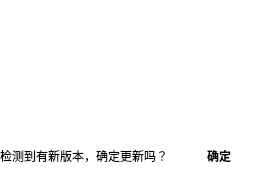
<?xml version="1.0" encoding="UTF-8"?>
<ui version="4.0">
 <class>pushmessage</class>
 <widget class="QWidget" name="pushmessage">
  <property name="geometry">
   <rect>
    <x>0</x>
    <y>0</y>
    <width>259</width>
    <height>178</height>
   </rect>
  </property>
  <property name="windowTitle">
   <string>Form</string>
  </property>
  <property name="styleSheet">
   <string notr="true">QWidget
{
background-color: rgb(255, 255, 255);
image: url(:/image/image/loginbackground.png);
border-radius:5px;
}</string>
  </property>
  <layout class="QVBoxLayout" name="verticalLayout_3">
   <property name="leftMargin">
    <number>0</number>
   </property>
   <property name="topMargin">
    <number>0</number>
   </property>
   <property name="rightMargin">
    <number>0</number>
   </property>
   <property name="bottomMargin">
    <number>0</number>
   </property>
   <item>
    <layout class="QVBoxLayout" name="verticalLayout_2">
     <property name="spacing">
      <number>0</number>
     </property>
     <item>
      <layout class="QVBoxLayout" name="verticalLayout">
       <property name="spacing">
        <number>0</number>
       </property>
       <item>
        <spacer name="horizontalSpacer_3">
         <property name="orientation">
          <enum>Qt::Horizontal</enum>
         </property>
         <property name="sizeType">
          <enum>QSizePolicy::Expanding</enum>
         </property>
         <property name="sizeHint" stdset="0">
          <size>
           <width>40</width>
           <height>15</height>
          </size>
         </property>
        </spacer>
       </item>
       <item>
        <spacer name="horizontalSpacer_4">
         <property name="orientation">
          <enum>Qt::Horizontal</enum>
         </property>
         <property name="sizeType">
          <enum>QSizePolicy::Expanding</enum>
         </property>
         <property name="sizeHint" stdset="0">
          <size>
           <width>40</width>
           <height>15</height>
          </size>
         </property>
        </spacer>
       </item>
      </layout>
     </item>
     <item>
      <widget class="QLabel" name="labelContent">
       <property name="minimumSize">
        <size>
         <width>257</width>
         <height>103</height>
        </size>
       </property>
       <property name="maximumSize">
        <size>
         <width>257</width>
         <height>103</height>
        </size>
       </property>
       <property name="styleSheet">
        <string notr="true">image: url(:/image/image/login.jpg);</string>
       </property>
       <property name="text">
        <string/>
       </property>
       <property name="scaledContents">
        <bool>false</bool>
       </property>
       <property name="alignment">
        <set>Qt::AlignCenter</set>
       </property>
       <property name="wordWrap">
        <bool>false</bool>
       </property>
      </widget>
     </item>
     <item>
      <widget class="QFrame" name="frame">
       <property name="frameShape">
        <enum>QFrame::StyledPanel</enum>
       </property>
       <property name="frameShadow">
        <enum>QFrame::Raised</enum>
       </property>
       <layout class="QVBoxLayout" name="verticalLayout_4">
        <property name="leftMargin">
         <number>0</number>
        </property>
        <property name="topMargin">
         <number>0</number>
        </property>
        <property name="rightMargin">
         <number>0</number>
        </property>
        <property name="bottomMargin">
         <number>0</number>
        </property>
        <item>
         <layout class="QHBoxLayout" name="horizontalLayout">
          <property name="spacing">
           <number>0</number>
          </property>
          <item>
           <widget class="QLabel" name="labelInfo">
            <property name="text">
             <string>检测到有新版本，确定更新吗？</string>
            </property>
            <property name="wordWrap">
             <bool>true</bool>
            </property>
           </widget>
          </item>
          <item>
           <widget class="QPushButton" name="pushButtonLook">
            <property name="minimumSize">
             <size>
              <width>0</width>
              <height>25</height>
             </size>
            </property>
            <property name="maximumSize">
             <size>
              <width>80</width>
              <height>16777215</height>
             </size>
            </property>
            <property name="font">
             <font>
              <weight>75</weight>
              <bold>true</bold>
             </font>
            </property>
            <property name="styleSheet">
             <string notr="true">QPushButton
{
image:none;
}

QPushButton:hover
{
background-color: rgb(180, 85, 100);
color:white;
}</string>
            </property>
            <property name="text">
             <string>确定</string>
            </property>
            <property name="icon">
             <iconset resource="../res.qrc">
              <normaloff>:/image/image/确认.png</normaloff>:/image/image/确认.png</iconset>
            </property>
           </widget>
          </item>
         </layout>
        </item>
       </layout>
      </widget>
     </item>
    </layout>
   </item>
  </layout>
 </widget>
 <resources>
  <include location="../res.qrc"/>
 </resources>
 <connections/>
</ui>
